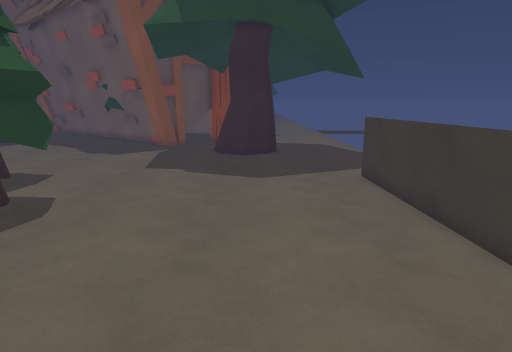
View 1 (above)

18 first-person views from a walk through a 3-D level made in the Unity game engine. The camera is 1.4 m above the floor, tilts 12° down and sees 75° across. The floor is counted in squares, 0.5 m on a side. Each view is taken from the middle of a square. On the plan, view 1 faces up. The plan holds only what a view shows up to about 20 squares ahead; the rest is blank. The place goes on beyond the plan. Surface patterns are stand-ins for the level's own textures.

View 2
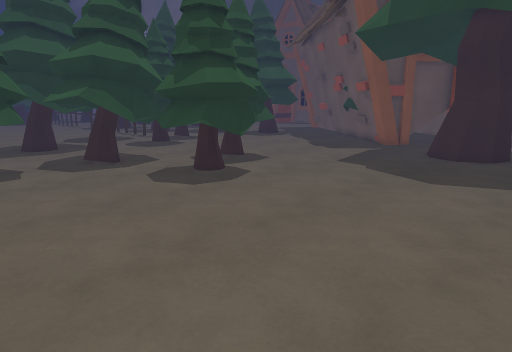

View 3
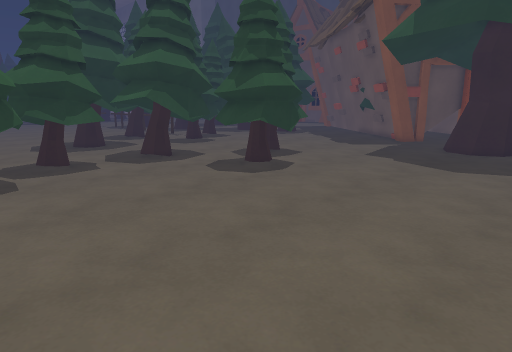

View 4
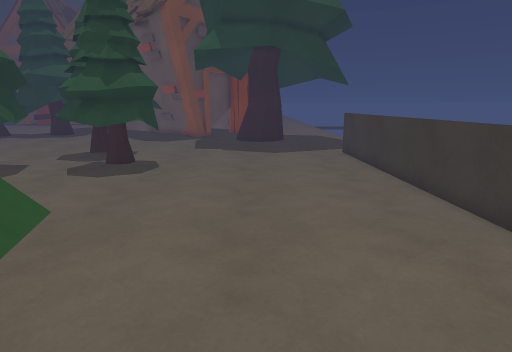

View 5
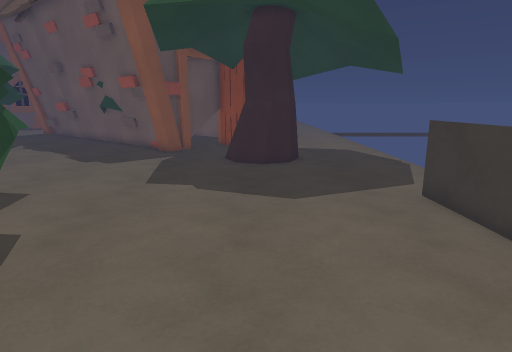

View 6
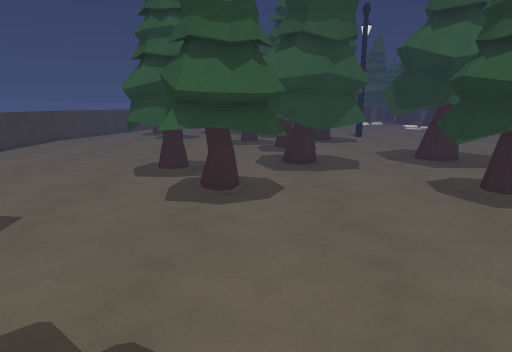

View 7
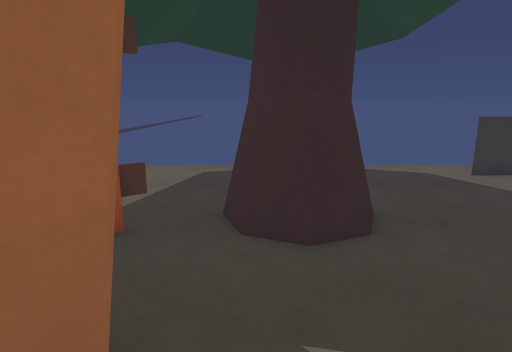

View 8
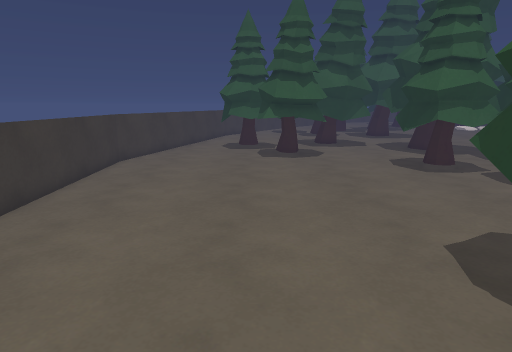

View 9
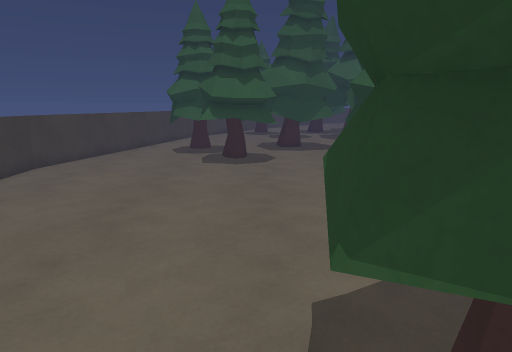

View 10
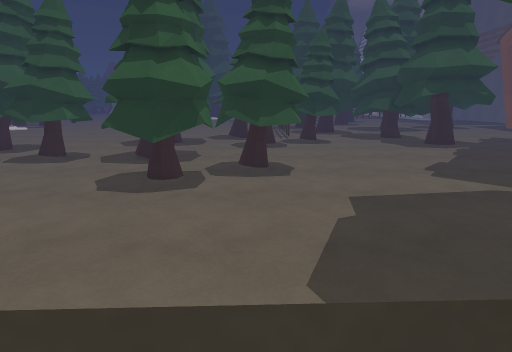

View 11
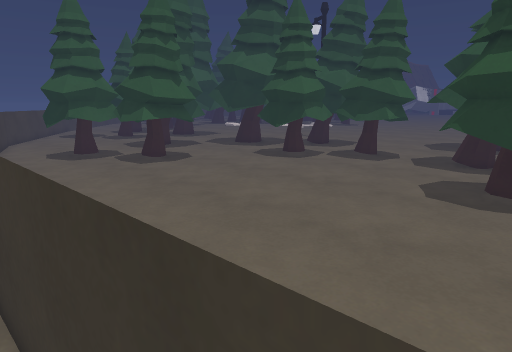

View 12
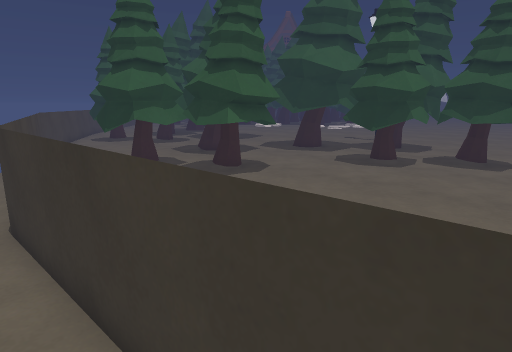

View 13
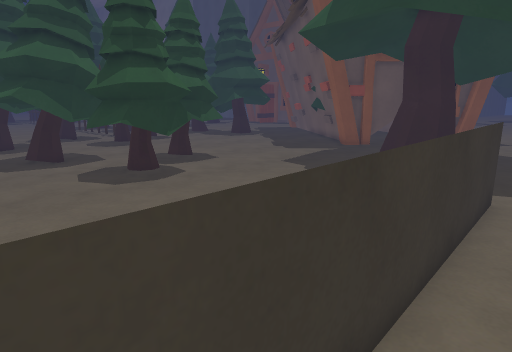

View 14
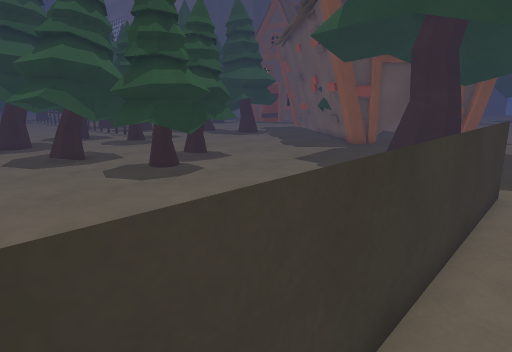

View 15
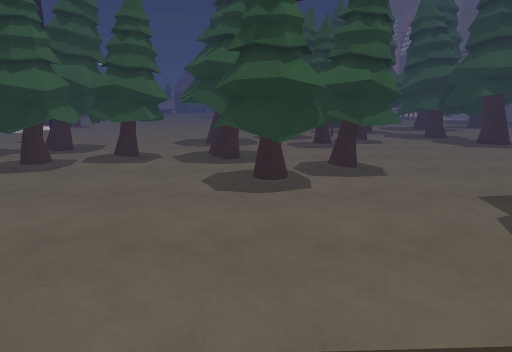

View 16
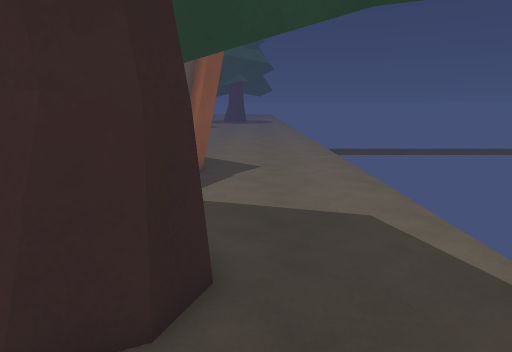

View 17
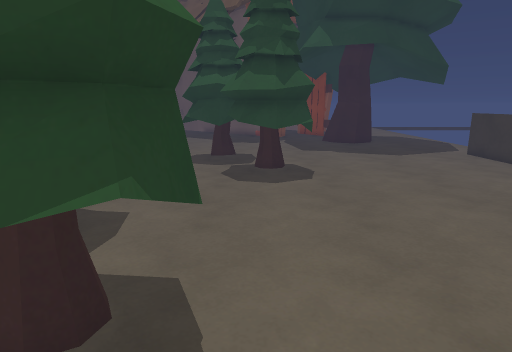

View 18
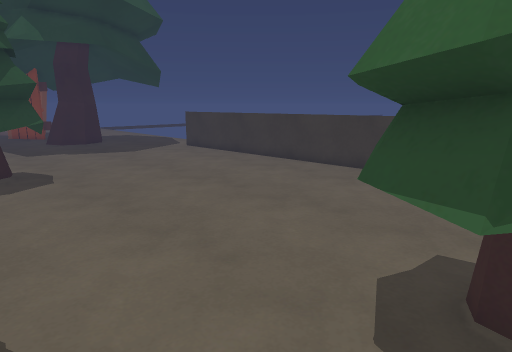

### Floor plan
Key: @ floor where view 1 was taken; # wall or solid block; . floor; = window, fence, low wall or low ledge; T thing the floor can be seen under or through.
Columns run from 21 left of view 1 to 6 right of it. Each row starts with its distance up from view 1.
 23       ....... ##....=.......
 22       .............### .....
 21       .............####.....
 20       .............####.....
 19       ..............=#......
 18       ......................
 17      .......................
 16     ........................
 15     ........................
 14    ##.....TTT...............
 13   ###....TTTTT...........=..
 12   ###....TTTTT...........=..
 11     #....TTTTT...........=.
 10   ........ T TTT.........=.
  9   #...##TT.. TTT.........=.
  8  ##..### TT.TTTT.........=..
  7  ###.T #T T.TTTT.........#=.
  6 ####.  T# T...............=.
  5  ###..  TTT...............=.
  4  ..#... T.................=
  3   .....TTTT...............=
  2    ...TTTTT...............=.
  1  .....TTTTT...............=.
  0  .....  TTT..........@....=.
 -1      ...TTTTT.............=.
 -2      ##.. TTT.............=
 -3       ##  #TT.............=
 -4           ###.............=
 -5           #=...#####.....##
 -6           #....#####.....=
 -7           #....#####.....=

Positions as (right, up) in squares from view 1, and headings:
1: (0, 0), facing up
2: (4, 0), facing up-left
3: (4, -3), facing up-left
4: (-1, -7), facing up
5: (-1, 3), facing up
6: (-11, 23), facing down
7: (-9, 22), facing right
8: (-2, 13), facing down
9: (-5, 11), facing down
10: (5, 12), facing left
11: (5, 10), facing down-left
12: (6, 5), facing down-left
13: (6, 2), facing up-left
14: (6, 1), facing up-left
15: (5, 8), facing left
16: (2, 16), facing up
17: (-8, -6), facing up
18: (-9, -7), facing up-right
